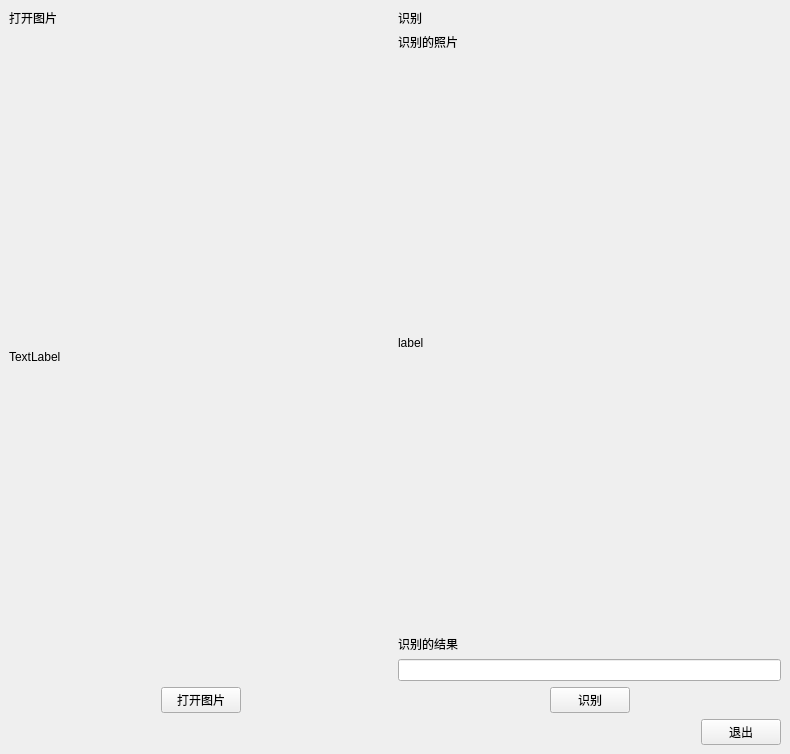
<?xml version="1.0" encoding="UTF-8"?>
<ui version="4.0">
 <class>MainWindow</class>
 <widget class="QMainWindow" name="MainWindow">
  <property name="geometry">
   <rect>
    <x>0</x>
    <y>0</y>
    <width>790</width>
    <height>754</height>
   </rect>
  </property>
  <property name="windowTitle">
   <string>MainWindow</string>
  </property>
  <property name="styleSheet">
   <string notr="true">#centralwidget{
border-image: url(:/image/2.png);}</string>
  </property>
  <widget class="QWidget" name="centralwidget">
   <layout class="QHBoxLayout" name="horizontalLayout_6">
    <item>
     <layout class="QHBoxLayout" name="horizontalLayout_2"/>
    </item>
    <item>
     <layout class="QVBoxLayout" name="verticalLayout_7">
      <item>
       <layout class="QHBoxLayout" name="horizontalLayout_5">
        <item>
         <layout class="QVBoxLayout" name="verticalLayout" stretch="0,7,0">
          <item>
           <widget class="QLabel" name="label_2">
            <property name="text">
             <string>打开图片</string>
            </property>
           </widget>
          </item>
          <item>
           <widget class="QLabel" name="label_Pic">
            <property name="text">
             <string>TextLabel</string>
            </property>
           </widget>
          </item>
          <item>
           <layout class="QHBoxLayout" name="horizontalLayout" stretch="0,0,0">
            <item>
             <spacer name="horizontalSpacer">
              <property name="orientation">
               <enum>Qt::Horizontal</enum>
              </property>
              <property name="sizeHint" stdset="0">
               <size>
                <width>40</width>
                <height>20</height>
               </size>
              </property>
             </spacer>
            </item>
            <item>
             <widget class="QPushButton" name="pushButton_openpic">
              <property name="text">
               <string>打开图片</string>
              </property>
             </widget>
            </item>
            <item>
             <spacer name="horizontalSpacer_2">
              <property name="orientation">
               <enum>Qt::Horizontal</enum>
              </property>
              <property name="sizeHint" stdset="0">
               <size>
                <width>40</width>
                <height>20</height>
               </size>
              </property>
             </spacer>
            </item>
           </layout>
          </item>
         </layout>
        </item>
        <item>
         <layout class="QVBoxLayout" name="verticalLayout_6">
          <item>
           <layout class="QVBoxLayout" name="verticalLayout_5">
            <item>
             <widget class="QLabel" name="label">
              <property name="text">
               <string>识别</string>
              </property>
             </widget>
            </item>
            <item>
             <layout class="QVBoxLayout" name="verticalLayout_4">
              <item>
               <layout class="QVBoxLayout" name="verticalLayout_3" stretch="0,7">
                <item>
                 <widget class="QLabel" name="label_5">
                  <property name="text">
                   <string>识别的照片</string>
                  </property>
                 </widget>
                </item>
                <item>
                 <widget class="QLabel" name="label_recognizePic">
                  <property name="text">
                   <string>label</string>
                  </property>
                 </widget>
                </item>
               </layout>
              </item>
              <item>
               <layout class="QVBoxLayout" name="verticalLayout_2">
                <item>
                 <widget class="QLabel" name="label_6">
                  <property name="text">
                   <string>识别的结果</string>
                  </property>
                 </widget>
                </item>
                <item>
                 <widget class="QLineEdit" name="lineEdit_regongizeResult"/>
                </item>
               </layout>
              </item>
             </layout>
            </item>
           </layout>
          </item>
          <item>
           <layout class="QHBoxLayout" name="horizontalLayout_3">
            <item>
             <spacer name="horizontalSpacer_3">
              <property name="orientation">
               <enum>Qt::Horizontal</enum>
              </property>
              <property name="sizeHint" stdset="0">
               <size>
                <width>40</width>
                <height>20</height>
               </size>
              </property>
             </spacer>
            </item>
            <item>
             <widget class="QPushButton" name="pushButton_recognize">
              <property name="text">
               <string>识别</string>
              </property>
             </widget>
            </item>
            <item>
             <spacer name="horizontalSpacer_4">
              <property name="orientation">
               <enum>Qt::Horizontal</enum>
              </property>
              <property name="sizeHint" stdset="0">
               <size>
                <width>40</width>
                <height>20</height>
               </size>
              </property>
             </spacer>
            </item>
           </layout>
          </item>
         </layout>
        </item>
       </layout>
      </item>
      <item>
       <layout class="QHBoxLayout" name="horizontalLayout_4" stretch="0,0">
        <item>
         <spacer name="horizontalSpacer_5">
          <property name="orientation">
           <enum>Qt::Horizontal</enum>
          </property>
          <property name="sizeHint" stdset="0">
           <size>
            <width>40</width>
            <height>20</height>
           </size>
          </property>
         </spacer>
        </item>
        <item>
         <widget class="QPushButton" name="pushButton_quit">
          <property name="text">
           <string>退出</string>
          </property>
         </widget>
        </item>
       </layout>
      </item>
     </layout>
    </item>
   </layout>
  </widget>
 </widget>
 <resources>
  <include location="image.qrc"/>
 </resources>
 <connections/>
</ui>
